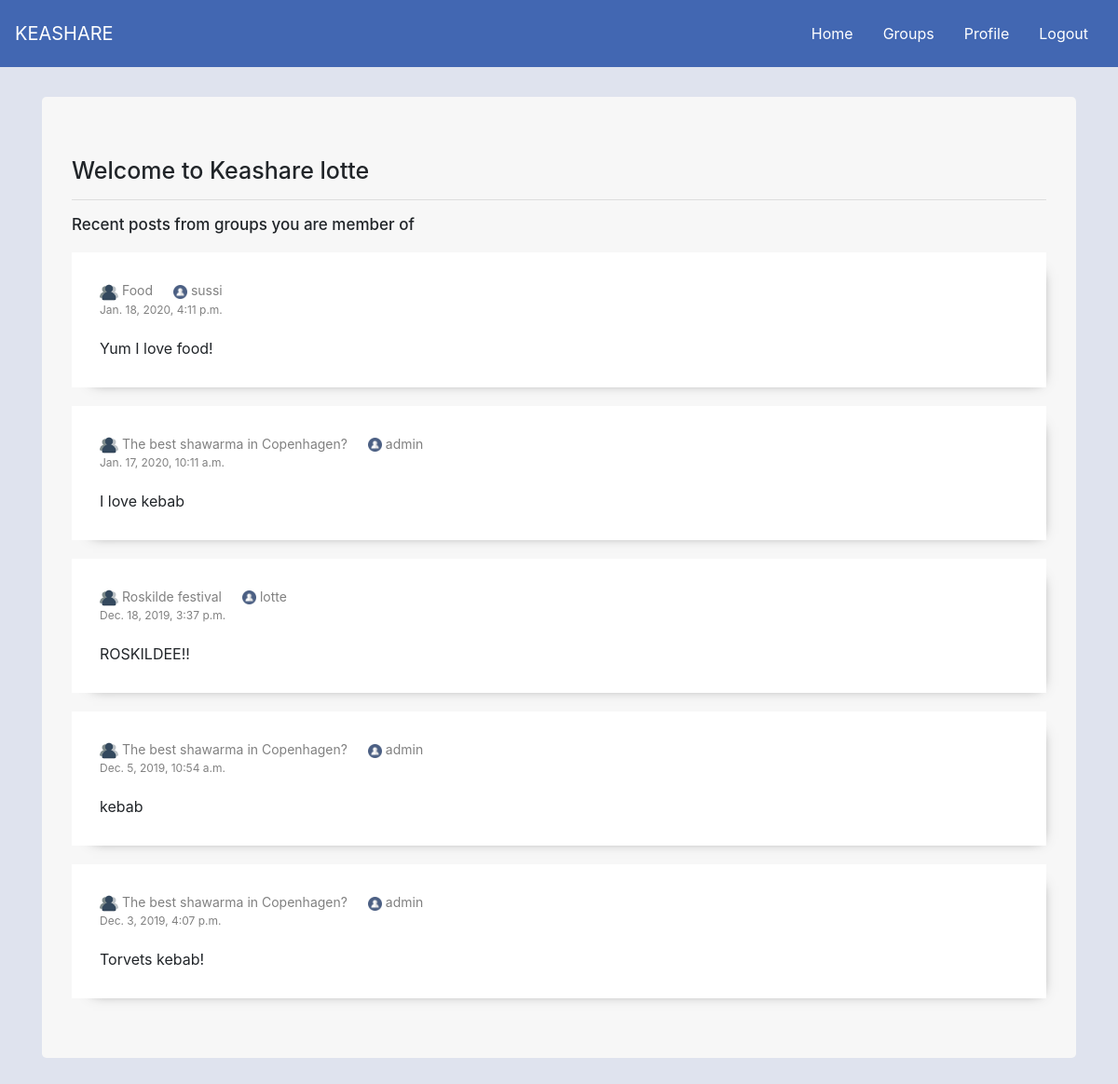
/keashare/ (signed in), run on the app's committed database.
### keashareapp/models.py (models this page shows, shortened)
class Post(models.Model):
    user = models.ForeignKey(User, on_delete=models.CASCADE)
    created = models.DateTimeField(auto_now_add=True)
    group = models.ForeignKey(AppGroup, on_delete=models.CASCADE)
    last_updated = models.DateTimeField(auto_now=True)
    text = models.TextField()

class AppGroup(models.Model):
    owner = models.ForeignKey(User, on_delete=models.CASCADE, related_name='owners')
    users = models.ManyToManyField(User) # members
    name = models.CharField(max_length=200)
    description = models.TextField()

### keashareapp/views.py (the view)
# urls.py: path('', views.index, name='index'),
def index(request):
    user = request.user
    if request.method == 'GET':
        user_groups = models.AppGroup.objects.filter(users__username__contains=user.username)
        posts = models.Post.objects.filter(group__in=user_groups).order_by('-created')[:10] # show correct posts, order-by, limit
        context = {
            'user': user,
            'posts': posts,
            'user_groups': user_groups
        }
        return render(request, 'keashareapp/index.html', context=context)

### keashareapp/templates/keashareapp/index.html (shortened to what this page needs)
{% extends 'base.html' %}
{% load static %}
{% block body %}
<div class="container">
    <div class="jumbotron">
        <h1>Welcome to Keashare {{ user.username }}</h1>
        <hr>
        <h4>Recent posts from groups you are member of</h4>
        {% for post in posts %}
        <div class="post">
            <div class="group-post-by">
                <img class="groups-icon" src="{% static 'groups-icon.png' %}">
                {{ post.group.name }}
                <img class="user-icon" src="{% static 'user-icon.png' %}">
                {{ post.user }}
            </div>
            <div class="group-post-created">{{ post.created }}</div>
            <div class="group-post-text">{{ post.text }}</div>
        </div>
        {% endfor %}
    </div>
</div>
{% endblock %}

### loginapp/static/style.css (style rules this page uses)
body { background-color: #dfe3ee; }
.jumbotron { margin-top: 2rem; background-color: #f7f7f7; }
h1 { font-size: 25px; }
h4 { font-size: 17px; }
.post { margin-top: 20px; padding: 10px; box-shadow: 8px 8px 14px -15px rgba(74,74,74,1); background: white; }
.groups-icon { width: 20px; }
.user-icon { width: 15px; margin-left: 18px; }
.group-post-text { padding: 20px 20px 20px 20px; background-color: white; }
.group-post-by { font-size: 14px; padding: 20px 20px 0px 20px; background-color: white; color: grey; }
.group-post-created { font-size: 12px; padding: 0px 20px 0px 20px; background-color: white; color: grey; }

### data on the page
Post: group.name "Food", user "sussi", created "Jan. 18, 2020, 4:11 p.m.", text "Yum I love food!"
Post: group.name "The best shawarma in Copenhagen?", user "admin", created "Jan. 17, 2020, 10:11 a.m.", text "I love kebab"
Post: group.name "Roskilde festival", user "lotte", created "Dec. 18, 2019, 3:37 p.m.", text "ROSKILDEE!!"
Post: group.name "The best shawarma in Copenhagen?", user "admin", created "Dec. 5, 2019, 10:54 a.m.", text "kebab"
Post: group.name "The best shawarma in Copenhagen?", user "admin", created "Dec. 3, 2019, 4:07 p.m.", text "Torvets kebab!"

### other printed values
{{ user.username }} "lotte"
